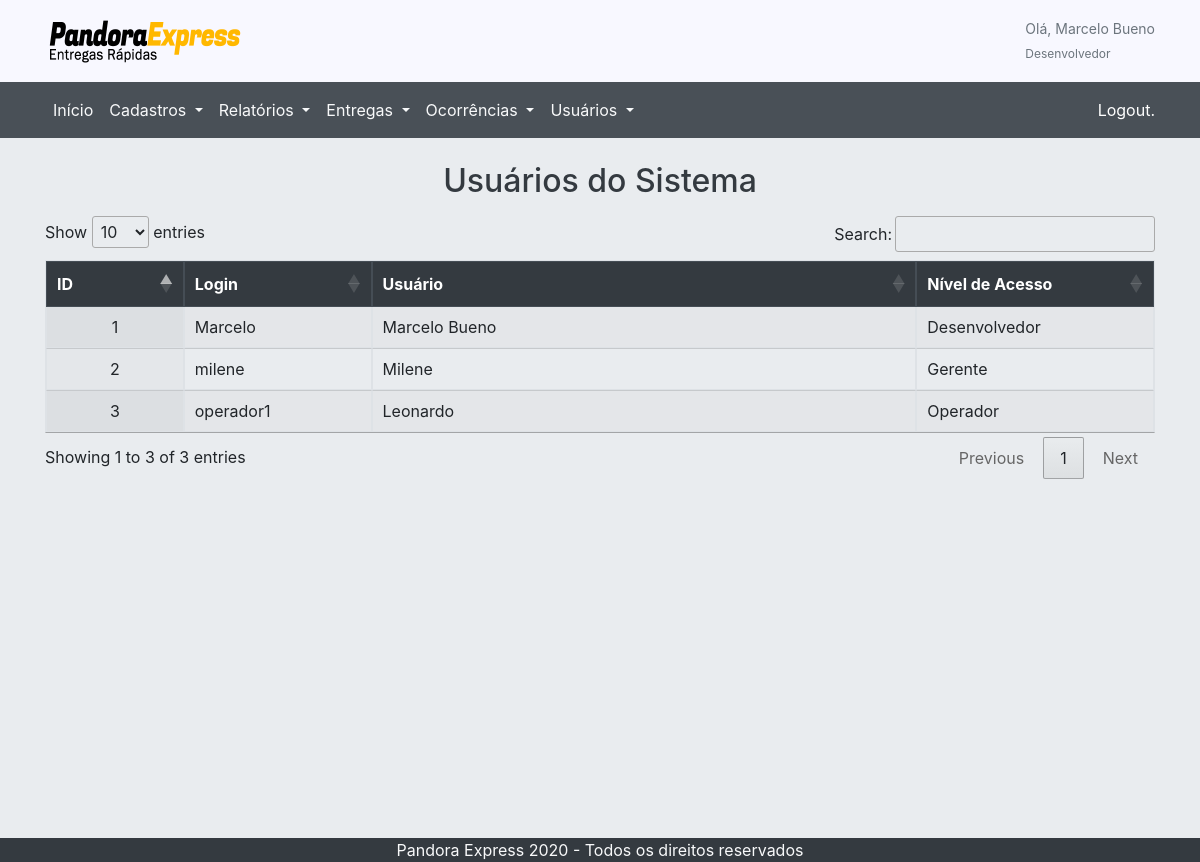
The app's page /index.php?pagina=Usuarios (signed in) with its own data.
### tables this page shows
CREATE TABLE `usuarios` (
  `id_usuario` int(11) NOT NULL,
  `login_usuario` varchar(50) NOT NULL,
  `senha_usuario` varchar(50) NOT NULL,
  `nivel_acesso` int(11) NOT NULL,
  `nome_usuario` varchar(50) NOT NULL
);

### assets/Usuarios/Usuarios.php (the view, shortened to what this page needs)
<?php
require './assets/Conexao.php';
?>
    <main class="corpo">
        <div class="container mb-3">
            <div class="text-center">
                <span><br></span>
                <h2 class="mb-3 text-dark">Usuários do Sistema</h2>
            </div>
            <table id="" class="display table table-bordered" style="width:100%;">
                <thead class="thead-dark">
                    <tr>
                        <th class="" width="100px">ID</th>
                        <th width="150px">Login</th>
                        <th>Usuário</th>
                        <th width="200px">Nível de Acesso</th>
                    </tr>
                </thead>
                <tbody>
                    <?php
                    $sql = "SELECT * FROM `usuarios`";
                    $exec = mysqli_query($conn, $sql);
                    if(!$exec){
                        echo 'Falha ao localizar usuários' . mysqli_error($exec);
                    }
                    else{
                        while($row = mysqli_fetch_assoc($exec)){ ?>
                            <tr>
                                <td class="text-center"><?php echo $row['id_usuario']; ?></td>
                                <td class=""><?php echo $row['login_usuario']; ?></td>
                                <td class=""><?php echo $row['nome_usuario']; ?></td>
                                <td class=""><?php
                                    if($row['nivel_acesso'] == 3){
                                        echo 'Desenvolvedor';
                                    }
                                    elseif($row['nivel_acesso'] == 2){
                                        echo 'Gerente';
                                    }
                                    else{
                                        echo 'Operador';
                                    }?></td>
                            </tr>
                    <?php }
                    } ?>
                </tbody>
            </table>
        </div>
    </main>

### css/Styles.css (style rules this page uses)
html, body { margin: 0; padding: 0; background-color: #f0efeb; }
.corpo { min-height: 700px; background-size: 100%; background-color: #e9ecef; }

### records on screen
usuarios: id_usuario "1", login_usuario "Marcelo", nome_usuario "Marcelo Bueno", nivel_acesso "Desenvolvedor"
usuarios: id_usuario "2", login_usuario "milene", nome_usuario "Milene", nivel_acesso "Gerente"
usuarios: id_usuario "3", login_usuario "operador1", nome_usuario "Leonardo", nivel_acesso "Operador"

### other values on screen
$_SESSION['administrador'] "Marcelo Bueno"
